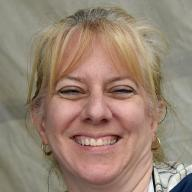
#> input picture model/data/augmented/images/ffhq_2599_png_jpg.rf.3aa065d838ad772541a3e0b5af538117.jpg, 192 x 192 px; its folder holds only this picture in this run
$ jupyter execute --allow-errors 02_visualisation.ipynb   (shell and % lines are left out)
#> lines starting #> are read from the running program, lines starting #| are printed output that depends on the picture
[cell 1]
import os
from glob import glob

dataset_path = "../data"

splits = {
    "train": "augmented",
    "valid": "raw/valid",
    "test": "raw/test"
}
extensions = ("*.jpg", "*.jpeg", "*.png")

for split_name, split_path in splits.items():
    img_dir = os.path.join(dataset_path, split_path, "images")
    label_dir = os.path.join(dataset_path, split_path, "labels")

    images = []
    for ext in extensions:
        images.extend(glob(os.path.join(img_dir, ext)))
    labels = glob(os.path.join(label_dir, "*.txt"))

    print(f"{split_name.upper()}: {len(images)} images, {len(labels)} labels")

[cell 2]
import os
import glob
import yaml
import matplotlib.pyplot as plt
import seaborn as sns
import cv2
import random
from tqdm import tqdm
import numpy as np

# Set matplotlib to inline mode
# %matplotlib inline  # Uncomment if in Jupyter

# ================
# 1. Load data.yaml
# ================
data_yaml = "../data/augmented/data.yaml"
with open(data_yaml, "r") as f:
    data_cfg = yaml.safe_load(f)

class_names = data_cfg["names"]
num_classes = len(class_names)
print("Class names:", class_names)
print(f"Number of classes: {num_classes}")

# Note the updated class names: ['anger', 'content', 'disgust', 'fear', 'happy', 'neutral', 'sad', 'surprise']

# =================
# 2. Count class distribution - PROCESS ALL FILES
# =================
train_labels = glob.glob("../data/augmented/labels/*.txt")
print(f"Found {len(train_labels)} label files")

class_counts = {i: 0 for i in range(num_classes)}
total_boxes = 0

# Process ALL label files (removed the [:1000] limit)
print("Processing ALL label files...")
for label_file in tqdm(train_labels, desc="Processing labels"):
    try:
        with open(label_file, "r") as f:
            lines = f.read().strip().split('\n')
            for line in lines:
                if line.strip():  # Skip empty lines
                    parts = line.strip().split()
                    if len(parts) >= 5:  # Ensure we have all required parts (class + 4 bbox coords)
                        cls_id = int(parts[0])
                        if 0 <= cls_id < num_classes:  # Validate class ID
                            class_counts[cls_id] += 1
                            total_boxes += 1
                        else:
                            print(f"Warning: Invalid class ID {cls_id} in {label_file}")
    except Exception as e:
        print(f"Error processing {label_file}: {e}")
        continue

print(f"Total bounding boxes processed: {total_boxes}")

# =================
# 3. Visualize distribution
# =================
plt.figure(figsize=(16, 10))

# Create subplots for better layout
fig, ((ax1, ax2), (ax3, ax4)) = plt.subplots(2, 2, figsize=(18, 12))

# 1. Bar plot
class_labels = [class_names[k] for k in range(num_classes)]
counts = [class_counts[k] for k in range(num_classes)]

bars = ax1.bar(class_labels, counts, color=plt.cm.viridis(np.linspace(0, 1, num_classes)))
ax1.set_title("Distribusi Kelas di Training Set", fontsize=16, fontweight='bold')
ax1.set_xlabel("Class", fontsize=14)
ax1.set_ylabel("Jumlah Bounding Box", fontsize=14)
ax1.tick_params(axis='x', rotation=45)

# Add value labels on bars
for i, (bar, count) in enumerate(zip(bars, counts)):
    height = bar.get_height()
    ax1.text(bar.get_x() + bar.get_width()/2., height + max(counts)*0.01,
             f'{count}', ha='center', va='bottom', fontsize=12)

# 2. Pie chart
non_zero_counts = [(name, count) for name, count in zip(class_labels, counts) if count > 0]
if non_zero_counts:
    pie_labels, pie_counts = zip(*non_zero_counts)
    colors = plt.cm.viridis(np.linspace(0, 1, len(pie_labels)))
    wedges, texts, autotexts = ax2.pie(pie_counts, labels=pie_labels, autopct='%1.1f%%',
                                       colors=colors, startangle=90)
    ax2.set_title("Proporsi Kelas", fontsize=16, fontweight='bold')

# 3. Horizontal bar chart (easier to read class names)
y_pos = np.arange(len(class_labels))
bars_h = ax3.barh(y_pos, counts, color=plt.cm.viridis(np.linspace(0, 1, num_classes)))
ax3.set_yticks(y_pos)
ax3.set_yticklabels(class_labels)
ax3.set_xlabel('Number of Bounding Boxes', fontsize=14)
ax3.set_title('Class Distribution (Horizontal)', fontsize=16, fontweight='bold')

# Add value labels on horizontal bars
for i, (bar, count) in enumerate(zip(bars_h, counts)):
    width = bar.get_width()
    ax3.text(width + max(counts)*0.01, bar.get_y() + bar.get_height()/2.,
             f'{count}', ha='left', va='center', fontsize=12)

# 4. Class imbalance visualization
if total_boxes > 0:
    percentages = [(count / total_boxes * 100) for count in counts]
    bars_pct = ax4.bar(class_labels, percentages, color=plt.cm.plasma(np.linspace(0, 1, num_classes)))
    ax4.set_title("Percentage Distribution", fontsize=16, fontweight='bold')
    ax4.set_xlabel("Class", fontsize=14)
    ax4.set_ylabel("Percentage (%)", fontsize=14)
    ax4.tick_params(axis='x', rotation=45)

    # Add percentage labels
    for i, (bar, pct) in enumerate(zip(bars_pct, percentages)):
        height = bar.get_height()
        ax4.text(bar.get_x() + bar.get_width()/2., height + max(percentages)*0.01,
                 f'{pct:.1f}%', ha='center', va='bottom', fontsize=10)

plt.tight_layout()
plt.show()
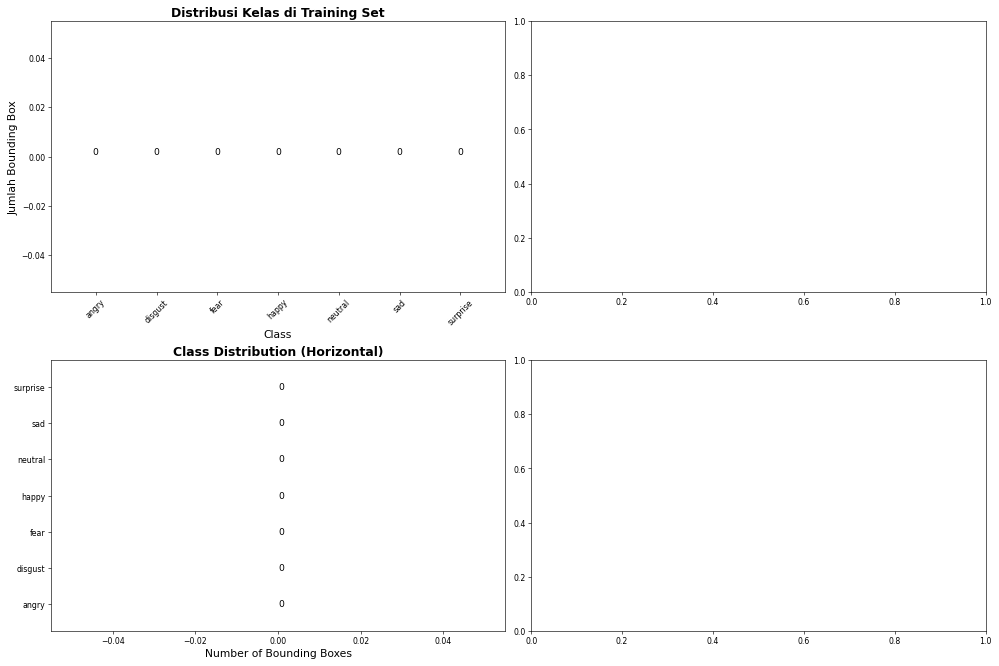
#> figure drawn by matplotlib, 2 panels

# =================
# 4. Print detailed statistics
# =================
print("\n" + "="*60)
print("COMPLETE DATASET STATISTICS")
print("="*60)
print(f"{'Class':<12} {'Count':<8} {'Percentage':<12} {'Samples/Class'}")
print("-" * 60)

for i, class_name in enumerate(class_names):
    count = class_counts[i]
    percentage = (count / total_boxes * 100) if total_boxes > 0 else 0
    samples_per_class = count
    print(f"{class_name:<12} {count:<8} {percentage:<12.2f} {samples_per_class}")

print(f"\nTotal bounding boxes: {total_boxes}")
print(f"Total label files processed: {len(train_labels)}")
#> (the rest of this cell did not finish here and is left out)

[cell 3]

# =================
# 3. Visualisasi contoh gambar
# =================
def plot_random_images(img_dir, label_dir, n=4):
#> called with img_dir = '../data/augmented/images', label_dir = '../data/augmented/labels', n = 2
    img_files = glob.glob(os.path.join(img_dir, "*.jpg")) + glob.glob(os.path.join(img_dir, "*.png"))

    if len(img_files) == 0:
        print("⚠️ Tidak ada gambar di folder:", img_dir)
        return

    # Biar tidak error kalau n > jumlah gambar
    n = min(n, len(img_files))
    sample_imgs = random.sample(img_files, n)

    plt.figure(figsize=(12, 8))
    for i, img_path in enumerate(sample_imgs, 1):
        img = cv2.imread(img_path)
#> img is the input picture: shape (192, 192, 3); mean B, G, R 114.9, 131.4, 151.6
        h, w, _ = img.shape
#> h = 192; w = 192
        label_path = os.path.join(
            label_dir,
            os.path.basename(img_path).replace(".jpg", ".txt").replace(".png", ".txt")
        )

        if os.path.exists(label_path):
            with open(label_path, "r") as f:
                for line in f.readlines():
                    cls, x, y, bw, bh = map(float, line.strip().split())
                    cls = int(cls)
                    # convert xywh (normalized) -> pixel
                    x1 = int((x - bw/2) * w)
                    y1 = int((y - bh/2) * h)
                    x2 = int((x + bw/2) * w)
                    y2 = int((y + bh/2) * h)
                    color = (0, 255, 0)
                    cv2.rectangle(img, (x1, y1), (x2, y2), color, 2)
                    cv2.putText(img, class_names[cls], (x1, y1-5),
                                cv2.FONT_HERSHEY_SIMPLEX, 0.6, color, 2)

        img = cv2.cvtColor(img, cv2.COLOR_BGR2RGB)
        plt.subplot(2, 2, i)
        plt.imshow(img)
        plt.axis("off")
        plt.title("Sample")

    plt.tight_layout()
    plt.show()

# contoh 4 random gambar dari train set
plot_random_images(
    "../data/augmented/images",
    "../data/augmented/labels",
    n=2
)
